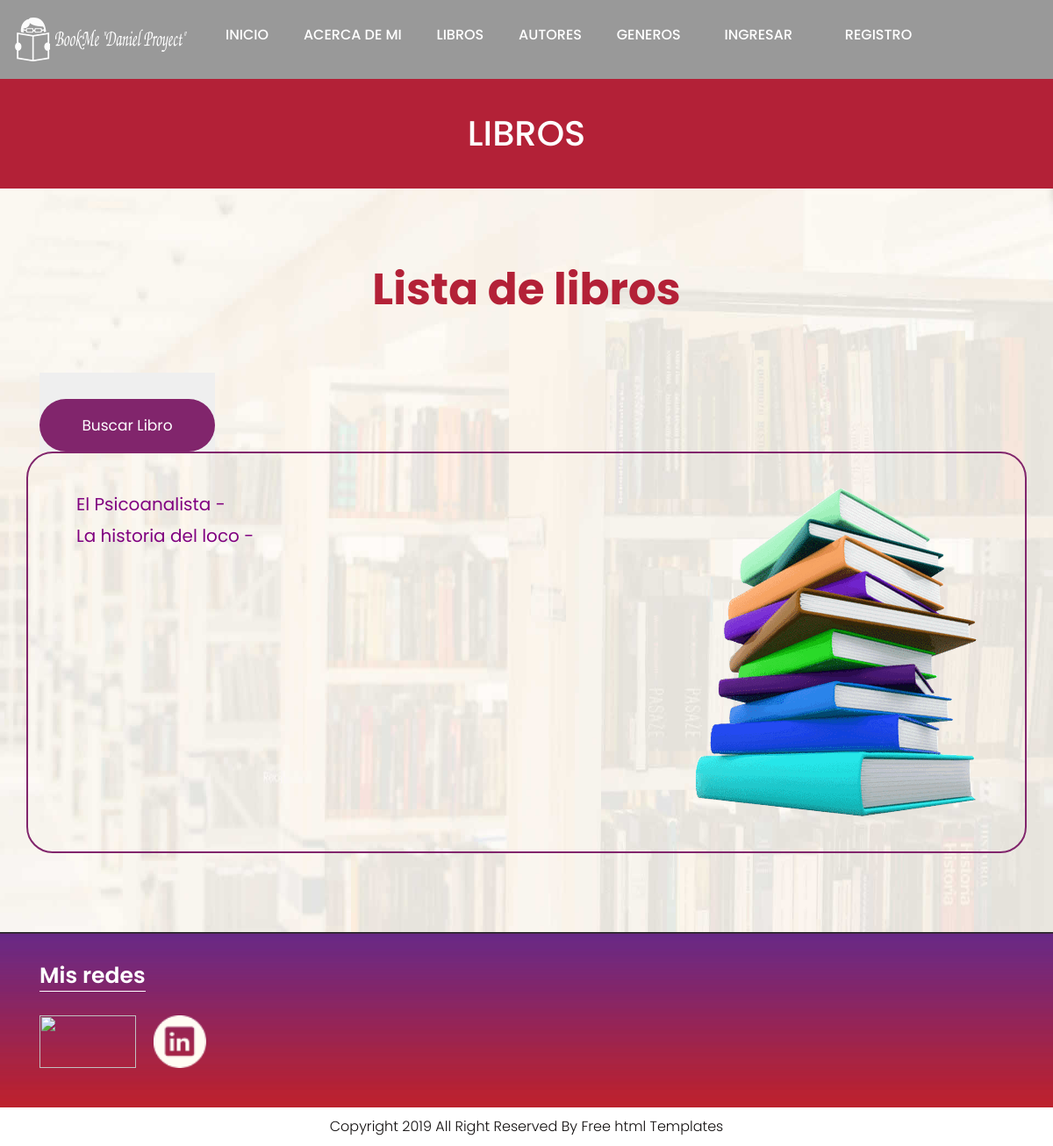
Before: /AppBookme/lista-libros/ with the older database file.
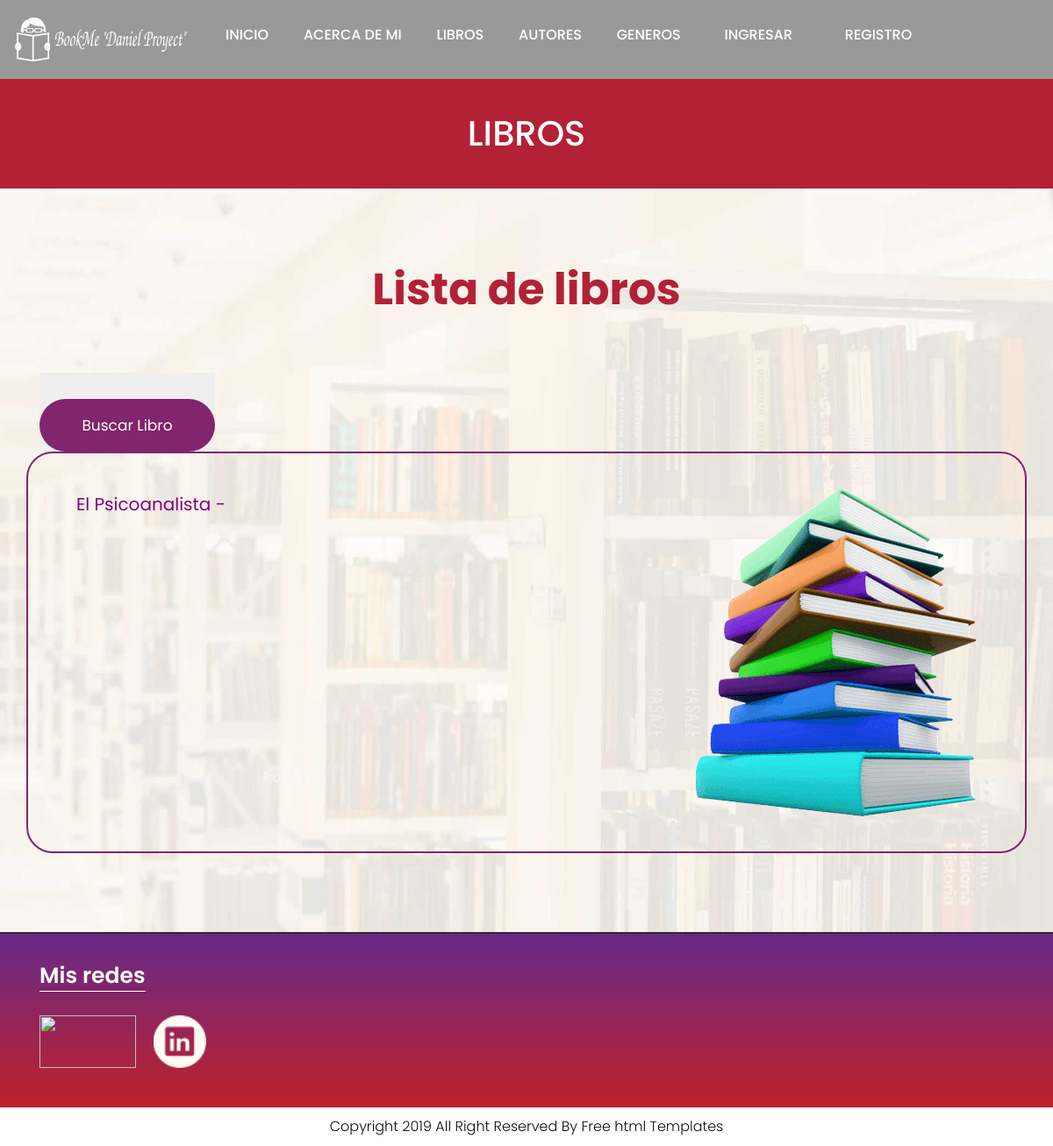
After: the same page with the newer database file.
### AppBookme/models.py (models this page shows, shortened)
class Libro(models.Model):
    titulo = models.CharField(max_length=40, unique=True)
    autor = models.CharField(max_length=40)
    genero = models.ForeignKey(Genero, on_delete=models.CASCADE, related_name='libros')
    publicacion = models.IntegerField()
    sinopsis= models.TextField(default="Sin sinopsis")

### AppBookme/views.py (the view)
# urls.py: path('lista-libros/', LibrosLista.as_view(), name="ListaLibros"),
class LibrosLista(ListView):
	model = Libro
	template_name = "lista_libros.html"
	context_object_name = "libros"
	ordering="titulo"

### AppBookme/templates/lista_libros.html (shortened to what this page needs)
{% extends 'principal.html' %}
{% load static %}
{% block BloqueQueCambia %}
<div class="about-bg">
   <div class="container">
      <div class="row">
         <div class="col-xl-12 col-lg-12 col-md-12 col-sm-12">
            <div class="abouttitle">
               <h2>Libros</h2>
            </div>
         </div>
      </div>
   </div>
</div>
<div class="about">
   <div class="container">
      <div class="row">
         <div class="col-md-10 offset-md-1">
            <div class="aboutheading">
               <h2>Lista de libros</h2>
            </div>
         </div>
      </div>
         <button class="read-more">
            <a href="{% url 'BusquedaLibro' %}">Buscar Libro</a>
         </button>
      <div class="row border">
         <div class="col-xl-7 col-lg-7 col-md-12 col-sm-12">
               <ul>
                  {% for libro in libros %}
                     <li>
                        <a href="{% url 'DetalleLibro' libro.pk %}" style="font-size: 20px; color: purple; display: inline-block;">
                        {{ libro.titulo }} - {{ libro.autor.nombre }} {{ libro.autor.apellido }}
                        </a>
                     </li>
                  {%endfor%}
                  </ul>
               </div>
            <div class="col-xl-5 col-lg-5 col-md-12 col-sm-12">
               <div class="about-box">
                  <figure style="text-align: end;">
                     <img src="{% static 'images/about.png' %}" alt="img" />
                  </figure>
               </div>
            </div>
         </div>
      </div>
   </div>
{% endblock BloqueQueCambia %}

Changed rows visible on the page:
removed Libro: titulo "La historia del loco"
